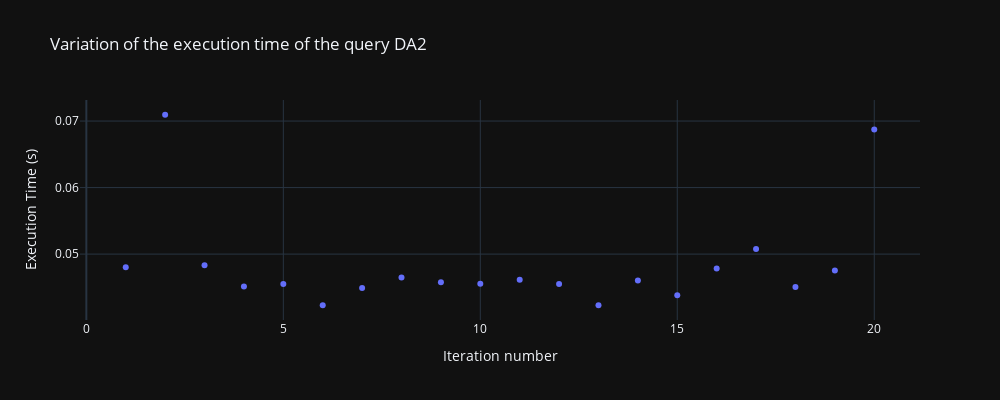

Notebook cell for this chart:
### Code cell
import plotly.express as px
fig = px.scatter(x=[i for i in range(1,num_iterations+1)], labels={'x': 'Iteration number', 'y': 'Execution Time (s)'}, y=execution_times, title='Variation of the execution time of the query DA2', template='plotly_dark')
fig.update_layout(width=1000, height=400)
fig.show()

### Figure 1 — Plotly figure (JSON) as saved in the notebook; plotly's stock layout.template omitted (floating-point values rounded to 4 significant figures)
{"data": [{"hovertemplate": "Iteration number=%{x}<br>Execution Time (s)=%{y}<extra></extra>", "legendgroup": "", "marker": {"color": "#636efa", "symbol": "circle"}, "mode": "markers", "name": "", "orientation": "v", "showlegend": false, "type": "scatter", "x": [1, 2, 3, 4, 5, 6, 7, 8, 9, 10, 11, 12, 13, 14, 15, 16, 17, 18, 19, 20], "xaxis": "x", "y": [0.04803, 0.07095, 0.04834, 0.04513, 0.0455, 0.04231, 0.04491, 0.0465, 0.04577, 0.04555, 0.04615, 0.04552, 0.04232, 0.04605, 0.04381, 0.04784, 0.05077, 0.04504, 0.04752, 0.06873], "yaxis": "y"}], "layout": {"height": 400, "legend": {"tracegroupgap": 0}, "title": {"text": "Variation of the execution time of the query DA2"}, "width": 1000, "xaxis": {"anchor": "y", "domain": [0, 1], "title": {"text": "Iteration number"}}, "yaxis": {"anchor": "x", "domain": [0, 1], "title": {"text": "Execution Time (s)"}}}}
